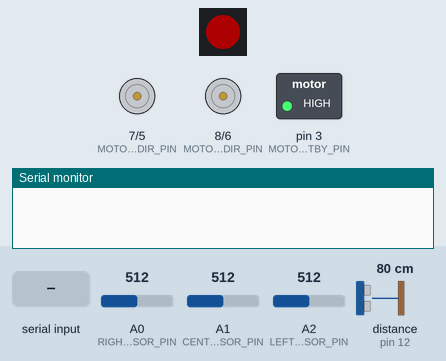
Simulated run of this sketch. Board: Arduino Uno, built with avr-gcc and run on an emulated ATmega328P. Shown: 1 RGB LEDs in strip order, left to right, direction and speed pins drawn as motors (green arrow = direction pin HIGH = forward, orange = LOW = backward, longer = more drive, stopped while the standby pin is LOW), switched loads named in the sketch (green lamp = pin HIGH), the last lines printed to the serial monitor. Wiring (inferred from the names in the program): ultrasonic range finder: trigger pin 13; echo pin 12. Inputs (shaded band) come from the test bench; at power-on: A0 (RIGHT_SENSOR_PIN) = 512, distance to the obstacle (sensor on pin 12) 80 cm, A1 (CENTER_SENSOR_PIN) = 512, A2 (LEFT_SENSOR_PIN) = 512. The echo pulse lasts 58.3 µs per cm; dim RGB values are drawn brighter than linear; pins used as bus, display or sensor lines are not drawn.

Above: at 0.8 s.
0.9 s: A0 (RIGHT_SENSOR_PIN) set to 888
2.4 s: A0 (RIGHT_SENSOR_PIN) set to 915
At 3.7 s:
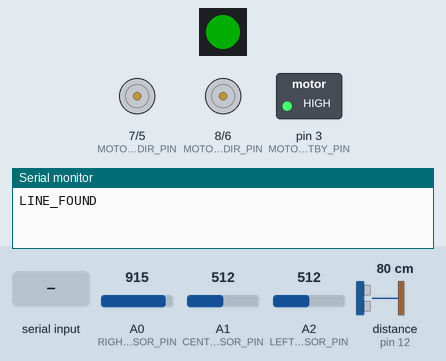
4.0 s: "}" received over Serial
At 4.8 s:
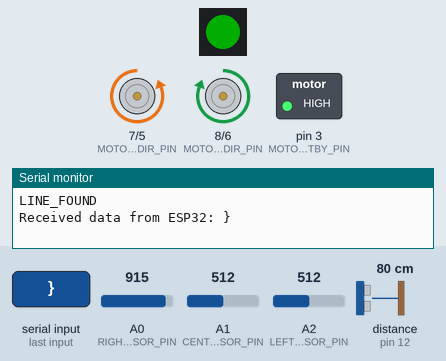
5.5 s: distance to the obstacle (sensor on pin 12) set to 11 cm
7.0 s: distance to the obstacle (sensor on pin 12) set to 8 cm
At 8.2 s:
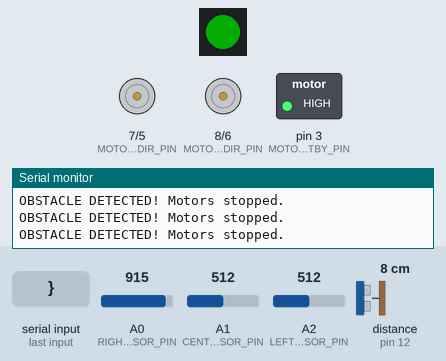
8.5 s: A0 (RIGHT_SENSOR_PIN) set to 590
At 9.9 s:
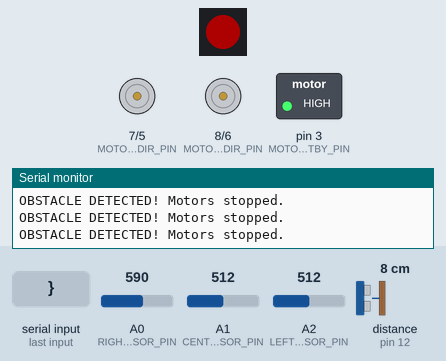
Timing chart, 0 to 11.0 s (numbered marks = the images above; inputs shaded):
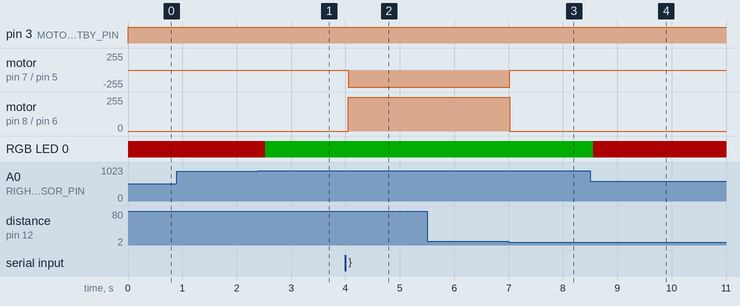

The sketch:

arduino.ino
```cpp
/*|----------------------------------------------------------|*/
/*|Smart car movements and serial connections                |*/
/*|----------------------------------------------------------|*/

#include <Arduino_FreeRTOS.h>
#include <FastLED.h>

// Ultrasonido
#define TRIG_PIN 13
#define ECHO_PIN 12

// Sensores infrarrojos
#define LEFT_SENSOR_PIN A2
#define CENTER_SENSOR_PIN A1
#define RIGHT_SENSOR_PIN A0

// Led RGB
#define LED_PIN 2
#define PIN_RBGLED 4
#define NUM_LEDS 1
#define LED_BRIGHTNESS 50

// Motores
#define MOTOR_STBY_PIN 3
#define MOTOR_A_DIR_PIN 7
#define MOTOR_A_SPEED_PIN 5
#define MOTOR_B_DIR_PIN 8
#define MOTOR_B_SPEED_PIN 6

// Variables globales
CRGB leds[NUM_LEDS];

// Constantes
const int baseSpeed = 90;
const int lineThresholdMin = 600;
const int lineThresholdMax = 900;
const int stopDistanceCm = 8;
const int loopDelayMs = 100;

const float kp = 400;
const float kd = 150;

// Variables de sensores y control
volatile int leftSensor, centerSensor, rightSensor;
volatile bool lineDetected = false;
volatile long obstacleDistance = 0;
volatile bool canStart = false;  // acceso compartido desde Serial

// Variables del controlador PD
int error = 0;
int lastError = 0;
int derivative = 0;
int correction = 0;

// Funcion para registrar color dado en formato correcto
uint32_t Color(uint8_t r, uint8_t g, uint8_t b) {
    return (((uint32_t)r << 16) | ((uint32_t)g << 8) | b);
}

// Lectura de sensores infrarrojos
void readSensors() {
    leftSensor = analogRead(LEFT_SENSOR_PIN);
    centerSensor = analogRead(CENTER_SENSOR_PIN);
    rightSensor = analogRead(RIGHT_SENSOR_PIN);

    bool previousLineState = lineDetected;
    lineDetected = (leftSensor > lineThresholdMax) ||
                   (centerSensor > lineThresholdMax) ||
                   (rightSensor > lineThresholdMax);

    if (previousLineState && !lineDetected) {
        Serial.println("LINE_LOST");
    } else if (!previousLineState && lineDetected) {
        Serial.println("LINE_FOUND");
    }
}

// Seguir linea con controlador PD
void followLine() {
    if (centerSensor > lineThresholdMax) error = 0;
    else if (leftSensor > lineThresholdMax) error = -2;
    else if (rightSensor > lineThresholdMax) error = 2;
    else if (leftSensor > lineThresholdMin && centerSensor > lineThresholdMin) error = -1;
    else if (rightSensor > lineThresholdMin && centerSensor > lineThresholdMin) error = 1;

    derivative = error - lastError;
    correction = (kp * error) + (kd * derivative);

    int leftSpeed = baseSpeed - correction;
    int rightSpeed = baseSpeed + correction;

    if (leftSpeed >= 0) {
        digitalWrite(MOTOR_A_DIR_PIN, HIGH);
        analogWrite(MOTOR_A_SPEED_PIN, constrain(leftSpeed, 0, 255));
    } else {
        digitalWrite(MOTOR_A_DIR_PIN, LOW);
        analogWrite(MOTOR_A_SPEED_PIN, constrain(-leftSpeed, 0, 255));
    }

    if (rightSpeed >= 0) {
        digitalWrite(MOTOR_B_DIR_PIN, HIGH);
        analogWrite(MOTOR_B_SPEED_PIN, constrain(rightSpeed, 0, 255));
    } else {
        digitalWrite(MOTOR_B_DIR_PIN, LOW);
        analogWrite(MOTOR_B_SPEED_PIN, constrain(-rightSpeed, 0, 255));
    }

    lastError = error;
}

// Detener motores
void stopMotors() {
    analogWrite(MOTOR_A_SPEED_PIN, 0);
    analogWrite(MOTOR_B_SPEED_PIN, 0);
}

// Calculo distancia ultrasonido
long getDistance() {
    digitalWrite(TRIG_PIN, LOW);
    delayMicroseconds(2);
    digitalWrite(TRIG_PIN, HIGH);
    delayMicroseconds(10);
    digitalWrite(TRIG_PIN, LOW);

    long duration = pulseIn(ECHO_PIN, HIGH, 50000);
    long distance = duration * 0.034 / 2;
    return distance;
}

/**
 * Task 1: Read sensors
 */
void TaskReadSensors(void* pvParameters) {
    TickType_t xLastWakeTime = xTaskGetTickCount();
    while (1) {
        readSensors();
        obstacleDistance = getDistance();
        vTaskDelayUntil(&xLastWakeTime, pdMS_TO_TICKS(loopDelayMs));
    }
}

/**
 * Task 2: Follow line
 */
void TaskLineFollower(void* pvParameters) {
    TickType_t xLastWakeTime = xTaskGetTickCount();
    while (1) {
        if (canStart && lineDetected && (obstacleDistance > stopDistanceCm || obstacleDistance == 0)) {
            followLine();
        } else {
            stopMotors();
        }
        vTaskDelayUntil(&xLastWakeTime, pdMS_TO_TICKS(loopDelayMs));
    }
}

/**
 * Task 3: LED/status
 */
void TaskLED(void* pvParameters) {
    TickType_t xLastWakeTime = xTaskGetTickCount();
    while (1) {
        if (lineDetected) FastLED.showColor(Color(0, 255, 0));
        else FastLED.showColor(Color(255, 0, 0));
        vTaskDelayUntil(&xLastWakeTime, pdMS_TO_TICKS(100));
    }
}

/**
 * Task 4: Serial reading
 */
void TaskSerial(void* pvParameters) {
    String sendBuff = "";
    while (1) {
        while (Serial.available()) {
            char c = Serial.read();
            sendBuff += c;
            if (c == '}') {
                Serial.print("Received data from ESP32: ");
                Serial.println(sendBuff);
                canStart = true;
                sendBuff = "";
            }
        }
        vTaskDelay(pdMS_TO_TICKS(10)); // No bloqueante
    }
}

/**
 * Task 5: Obstacle handling (preemptive)
 */
void TaskObstacle(void* pvParameters) {
    while (1) {
        if (canStart && obstacleDistance > 0 && obstacleDistance <= stopDistanceCm) {
            stopMotors();  // Detener inmediatamente
            Serial.println("OBSTACLE DETECTED! Motors stopped.");
        }
        vTaskDelay(pdMS_TO_TICKS(10)); // Chequeo rápido, no bloqueante
    }
}

void setup() {
    Serial.begin(9600);
    FastLED.addLeds<NEOPIXEL, PIN_RBGLED>(leds, NUM_LEDS);
    FastLED.setBrightness(LED_BRIGHTNESS);

    pinMode(MOTOR_STBY_PIN, OUTPUT);
    pinMode(MOTOR_A_DIR_PIN, OUTPUT);
    pinMode(MOTOR_A_SPEED_PIN, OUTPUT);
    pinMode(MOTOR_B_DIR_PIN, OUTPUT);
    pinMode(MOTOR_B_SPEED_PIN, OUTPUT);

    pinMode(TRIG_PIN, OUTPUT);
    pinMode(ECHO_PIN, INPUT);

    digitalWrite(MOTOR_STBY_PIN, HIGH);
    stopMotors();

    // Crear tareas
    xTaskCreate(TaskReadSensors, "SensorTask", 256, NULL, 2, NULL); // Prioridad alta
    xTaskCreate(TaskLineFollower, "LineTask", 256, NULL, 1, NULL);
    xTaskCreate(TaskLED, "LEDTask", 128, NULL, 1, NULL);
    xTaskCreate(TaskSerial, "SerialTask", 256, NULL, 1, NULL);
    xTaskCreate(TaskObstacle, "ObstacleTask", 256, NULL, 3, NULL); // Prioridad máxima

    vTaskStartScheduler();
}

void loop() {
    // Vacío con FreeRTOS
}
```

Measured:
- the behaviour switches between 900 and 901 on A0 (RIGHT_SENSOR_PIN) (found by bisection; images 0 and 1)
- the behaviour switches between 10 and 9 cm on distance to the obstacle (sensor on pin 12) (found by bisection; images 2 and 3)
- after the input at 0.9 s, every drawn part: stays the same
- after the input at 2.4 s, RGB LED 0: RGB(50, 0, 0) → RGB(0, 50, 0) after 0.12 s
- after the input at 4.0 s, motor on pin 7 (MOTOR_A_DIR_PIN) / pin 5 (MOTOR_A_SPEED_PIN): stopped → backward 255/255 after 0.05 s; motor on pin 8 (MOTOR_B_DIR_PIN) / pin 6 (MOTOR_B_SPEED_PIN): stopped → forward 255/255 after 0.05 s
- after the input at 5.5 s, every drawn part: stays the same
- after the input at 7.0 s, motor on pin 7 (MOTOR_A_DIR_PIN) / pin 5 (MOTOR_A_SPEED_PIN): backward 255/255 → stopped at once; motor on pin 8 (MOTOR_B_DIR_PIN) / pin 6 (MOTOR_B_SPEED_PIN): forward 255/255 → stopped at once
- after the input at 8.5 s, RGB LED 0: RGB(0, 50, 0) → RGB(50, 0, 0) after 0.06 s
